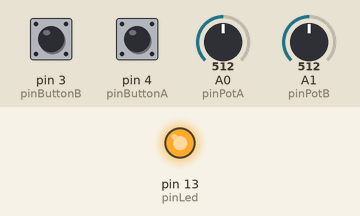
Recording of a sketch running on a simulated Arduino Uno, built with avr-gcc and run on an emulated ATmega328P. On the bench: output pins drawn as LEDs (lit = HIGH). Dashed ring = blinking. Inputs (shaded band) come from the test bench; at power-on: A0 (pinPotA) = 512, A1 (pinPotB) = 512, pin 3 (pinButtonB) HIGH, pin 4 (pinButtonA) HIGH.

Above: at 1.2 s.
1.3 s: A0 (pinPotA) set to 0
3.0 s: A0 (pinPotA) set to 122
At 3.3 s:
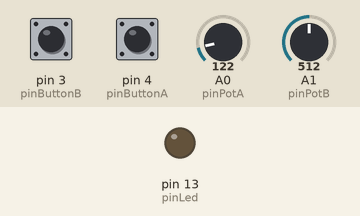
6.0 s: A1 (pinPotB) set to 528
7.5 s: A1 (pinPotB) set to 511
At 7.57 s:
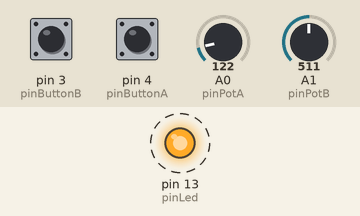
10.5 s: A1 (pinPotB) set to 716
At 10.8 s:
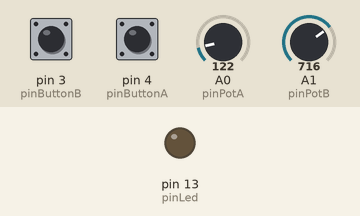
Timing chart, 0 to 13.0 s (numbered marks = the images above; inputs shaded):
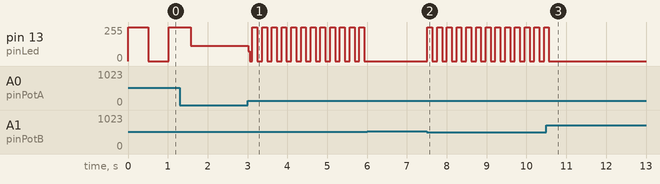

The sketch:

strobe.ino
```cpp
int pinLed = 13;
int pinButtonA = 4;
int pinButtonB = 3;
int pinButtonC = 5;
int pinPotA = 0;
int pinPotB = 1;

unsigned int delayAmount = 50;
boolean ledState = false;
unsigned long time;
unsigned long nextTime;
int stateA;
int lastStateA = HIGH;
int stateB;
int lastStateB = HIGH;

/*int flip(int state) {
  if (state == LOW)
    return HIGH;
  return LOW;
}*/

void setup() {
  pinMode(pinLed, OUTPUT);
  pinMode(pinButtonA, INPUT_PULLUP);
  pinMode(pinButtonB, INPUT_PULLUP);
  nextTime = millis();
}

void loop() {
  //read
  int stateA = digitalRead(pinButtonA);
  int stateB = digitalRead(pinButtonB);
  int potA = analogRead(pinPotA);
  int potB = analogRead(pinPotB);

  //buttons
  if (stateA == LOW) {
    Serial.print("a = ");
    Serial.println(potA);
  }
  if (stateB == LOW) {
    Serial.print("b = ");
    Serial.println(potB);
  }
  lastStateA = stateA;
  lastStateB = stateB;

  //led
  time = millis();
  if (time >= nextTime) {
    ledState = !ledState;
    if (ledState) {
      analogWrite(pinLed, map(potB, 0, 1024, 255, 0));
    } else {
      analogWrite(pinLed, 0);
    }
    nextTime += potA;
  }
}
```

Measured:
- after the input at 3.0 s, pin 13 (pinLed): 115/255 → 75/255 at once, then moves between 0/255 and 255/255, repeating every 0.49 s
- after the input at 6.0 s, pin 13 (pinLed): stops changing and stays 0/255
- after the input at 7.5 s, pin 13 (pinLed): alternates 255/255 for 0.12 s and 0/255 for 0.12 s, starting at once
- after the input at 10.5 s, pin 13 (pinLed): goes on until 10.6 s, then stays 0/255
